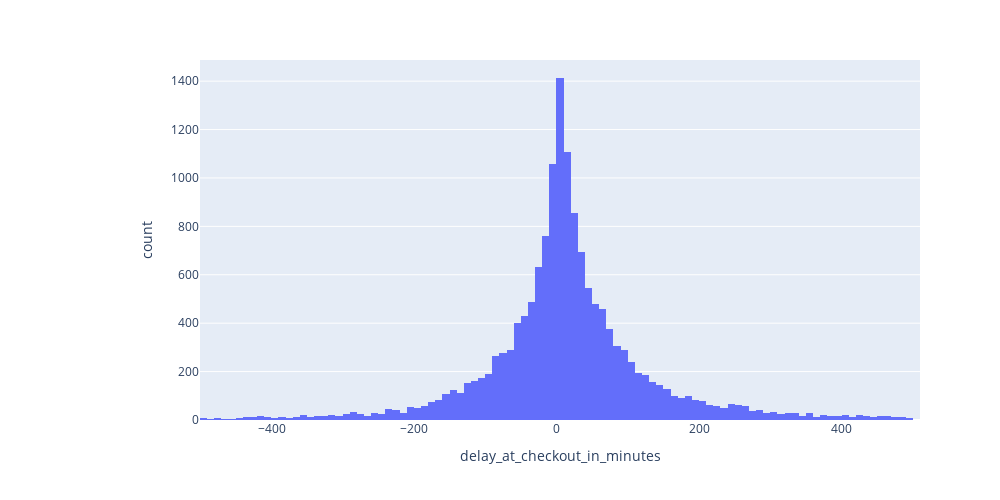

Source (notebook cell):
### Markdown cell above
### Box plot is not exploitable. Let's focus on delay at checkout less than 500 minutes, in absolute value.

### Code cell
df_delay_without_outliers = df_delay[abs(df_delay.delay_at_checkout_in_minutes)<=500]
fig = px.histogram(df_delay_without_outliers, x='delay_at_checkout_in_minutes')
fig.update_layout(showlegend = True, margin = {'l': 200}, width=1000, height=500)
fig.show()

### Figure 1 — Plotly figure (JSON) as saved in the notebook; plotly's stock layout.template omitted (floating-point values rounded to 4 significant figures; data arrays with more than 128 entries replaced by an {"elided": "..."} marker saying what was removed)
{"data": [{"alignmentgroup": "True", "bingroup": "x", "hovertemplate": "delay_at_checkout_in_minutes=%{x}<br>count=%{y}<extra></extra>", "legendgroup": "", "marker": {"color": "#636efa", "pattern": {"shape": ""}}, "name": "", "offsetgroup": "", "orientation": "v", "showlegend": false, "type": "histogram", "x": {"elided": "15301 int values"}, "xaxis": "x", "yaxis": "y"}], "layout": {"barmode": "relative", "height": 500, "legend": {"tracegroupgap": 0}, "margin": {"l": 200, "t": 60}, "showlegend": true, "width": 1000, "xaxis": {"anchor": "y", "autorange": true, "domain": [0, 1], "range": [-500.5, 509.5], "title": {"text": "delay_at_checkout_in_minutes"}, "type": "linear"}, "yaxis": {"anchor": "x", "autorange": true, "domain": [0, 1], "range": [0, 1487.0], "title": {"text": "count"}}}}
